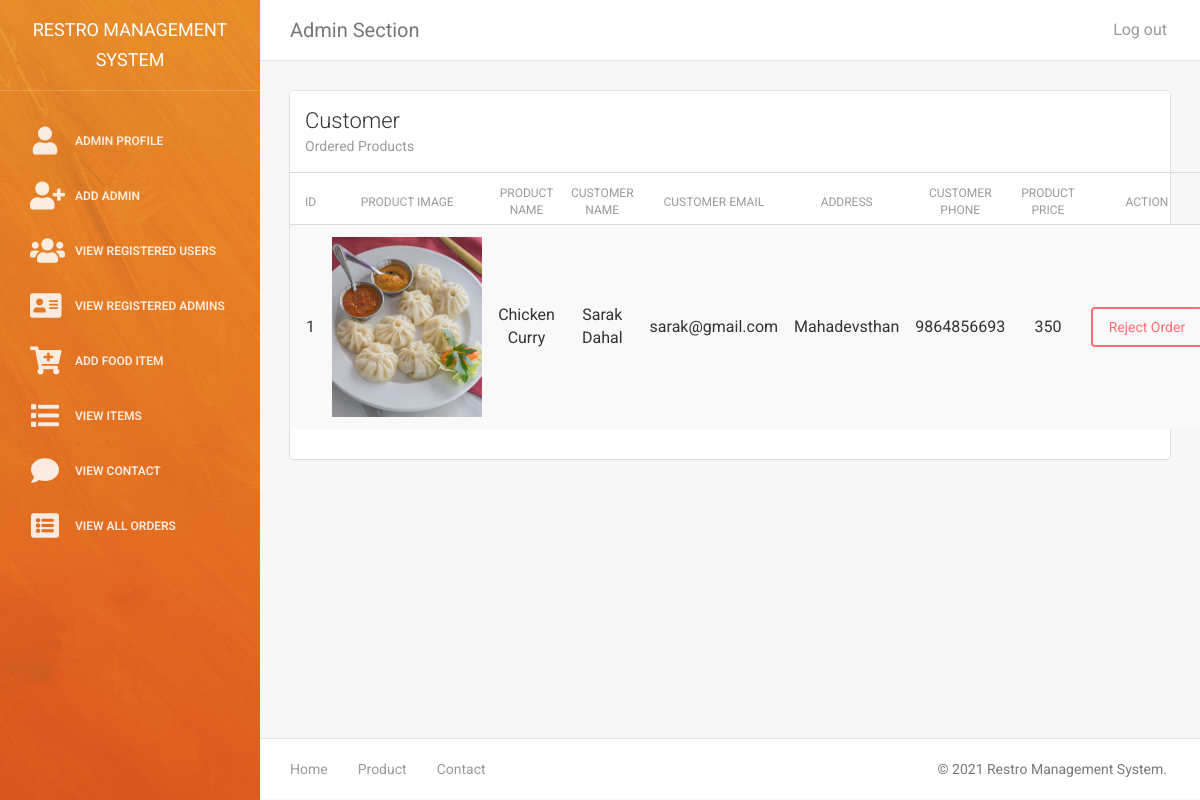
Screenshot of /admin/view-order.php (signed in) with the database file from the repository.
### tables this page shows
CREATE TABLE `tbl_order` (
  `o_id` int(11) NOT NULL,
  `u_id` int(11) NOT NULL,
  `p_id` int(11) NOT NULL,
  `date` date NOT NULL
);

CREATE TABLE `tbl_product` (
  `p_id` int(11) NOT NULL,
  `p_name` varchar(255) NOT NULL,
  `p_image` varchar(255) NOT NULL,
  `p_description` text NOT NULL,
  `p_price` double NOT NULL
);

CREATE TABLE `tbl_register_user` (
  `u_id` int(11) NOT NULL,
  `fname` varchar(50) NOT NULL,
  `lname` varchar(255) NOT NULL,
  `e_mail` varchar(255) NOT NULL,
  `phone` bigint(50) NOT NULL,
  `address` varchar(255) NOT NULL,
  `city` varchar(255) NOT NULL,
  `gender` enum('Male','Female','Other','') NOT NULL,
  `password` varchar(255) NOT NULL,
  `confirm_password` varchar(255) NOT NULL
);

### admin/order-list.php (called while the page is built)
<?php
    $servername = "localhost";
    $username = "root";
    $password = "";
    $dbname = "restro_database";
    $conn = new mysqli($servername, $username, $password, $dbname);
    $sql = "SELECT o.o_id, u.u_id, u.fname, u.lname, u.e_mail, u.phone, u.address, p.p_name, p.p_description, p.p_price, p.p_image
    FROM tbl_order o, tbl_register_user u, tbl_product p
    WHERE o.u_id = u.u_id AND o.p_id = p.p_id
    ORDER BY o.o_id;";
    $result =$conn->query($sql);
?>

### admin/view-order.php (the view, shortened to what this page needs)
<?php
    require 'order-list.php';
?>
<!doctype html>
<html lang="en">
<head>
    <link href="assets/css/bootstrap.min.css" rel="stylesheet" />
    <link href="assets/css/animate.min.css" rel="stylesheet"/>
    <link href="assets/css/light-bootstrap-dashboard.css?v=1.4.0" rel="stylesheet"/>
    <link href="assets/css/demo.css" rel="stylesheet" />
    <link href="http://maxcdn.bootstrapcdn.com/font-awesome/4.2.0/css/font-awesome.min.css" rel="stylesheet">
    <link href="../webfonts/fontawesome.css" rel="stylesheet" />
</head>
<body>
<div class="wrapper">
    <?php include ('admin-sideprofile.php'); ?>
    <div class="main-panel">
    <?php include ('admin-navbar.php'); ?>
        <div class="content">
            <div class="container-fluid">
                <div class="row">
                    <div class="col-md-12">
                        <div class="card">
                            <div class="header">
                                <h4 class="title">Customer</h4>
                                <p class="category">Ordered Products</p>
                            </div>
                            <div class="content table-responsive table-full-width">
                                <table class="table table-hover table-striped">
                                    <thead>
                                        <th>ID</th>
                                        <th>Product Image</th>
                                    	<th>Product Name</th>
                                        <th>Customer Name</th>
                                        <th>Customer Email</th>
                                        <th>Address</th>
                                        <th>Customer Phone</th>
                                        <th>Product Price</th>
                                        <th colspan="2" style="text-align: center;">Action</th>
                                    </thead>
                                    <tbody>
                                        <?php
                                        $i = 1;
                                        while($output = $result->fetch_assoc()){
                                        ?>
                                        <tr>
                                            <td><?php echo $i; ?></td>
                                            <td><img src="../images/product-images/<?php echo $output['p_image']; ?>" style="width:150px; height: 180px;"></td>
                                            <td><?php echo $output['p_name']; ?></td>
                                            <td><?php echo $output['fname']; ?> <?php  echo $output['lname']; ?> </td>
                                            <td><?php echo $output['e_mail']; ?></td>
                                            <td><?php echo $output['address']; ?></td>
                                            <td><?php echo $output['phone']; ?></td>
                                            <td><?php echo $output['p_price']; ?></td>
								            <td><a href="../action/cancelOrder-actionn.php?cancel=<?php echo $output['o_id']; ?>" class="btn btn-danger" onclick="Javascript: return confirm('Are you sure you want to reject order?');" name="productDelete">Reject Order</a></td>
                                        </tr>
                                    <?php $i++; } ?>
                                    </tbody>
                                </table>
                            </div>
                        </div>
                    </div>
                </div>
            </div>
        </div>
        <footer class="footer">
            <div class="container-fluid">
                <nav class="pull-left">
                    <ul>
                        <li>
                            <a href="../index.php">
                                Home
                            </a>
                        </li>
                        <li>
                            <a href="../products.php">
                                Product
                            </a>
                        </li>
                        <li>
                            <a href="../contact.php">
                                Contact
                            </a>
                        </li>
                    </ul>
                </nav>
                <p class="copyright pull-right">
                    &copy; <script>document.write(new Date().getFullYear())</script> Restro Management System.
                </p>
            </div>
        </footer>
    </div>
</div>
</body>
</html>

### admin/view-order.php (style rules this page uses)
th,td { text-align: center; }

### rows the page displays
tbl_order: p.p_image (picture), p.p_name "Chicken Curry", u.fname "Sarak", u.lname "Dahal", u.e_mail "sarak@gmail.com", u.address "Mahadevsthan", u.phone "9864856693", p.p_price "350"
